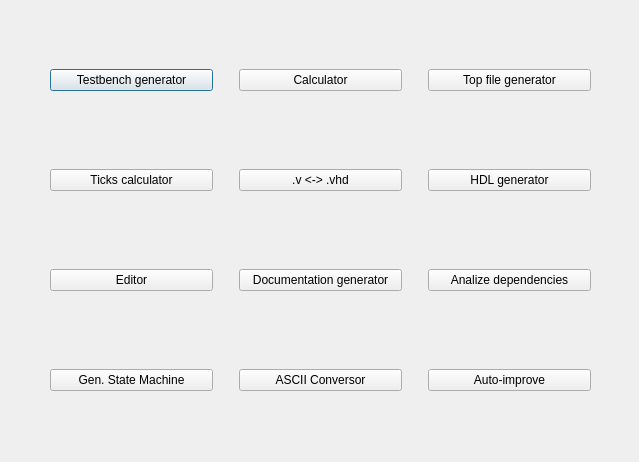
<?xml version="1.0" encoding="UTF-8"?>
<ui version="4.0">
 <class>HDLHelper</class>
 <widget class="QDialog" name="HDLHelper">
  <property name="geometry">
   <rect>
    <x>0</x>
    <y>0</y>
    <width>639</width>
    <height>462</height>
   </rect>
  </property>
  <property name="windowTitle">
   <string>Dialog</string>
  </property>
  <widget class="QWidget" name="horizontalLayoutWidget">
   <property name="geometry">
    <rect>
     <x>50</x>
     <y>40</y>
     <width>541</width>
     <height>80</height>
    </rect>
   </property>
   <layout class="QHBoxLayout" name="horizontalLayout">
    <item>
     <widget class="QPushButton" name="testbench_generator_button">
      <property name="text">
       <string>Testbench generator</string>
      </property>
     </widget>
    </item>
    <item>
     <spacer name="horizontalSpacer">
      <property name="orientation">
       <enum>Qt::Horizontal</enum>
      </property>
      <property name="sizeType">
       <enum>QSizePolicy::Fixed</enum>
      </property>
      <property name="sizeHint" stdset="0">
       <size>
        <width>20</width>
        <height>20</height>
       </size>
      </property>
     </spacer>
    </item>
    <item>
     <widget class="QPushButton" name="calculator_button">
      <property name="text">
       <string>Calculator</string>
      </property>
     </widget>
    </item>
    <item>
     <spacer name="horizontalSpacer_2">
      <property name="orientation">
       <enum>Qt::Horizontal</enum>
      </property>
      <property name="sizeType">
       <enum>QSizePolicy::Fixed</enum>
      </property>
      <property name="sizeHint" stdset="0">
       <size>
        <width>20</width>
        <height>20</height>
       </size>
      </property>
     </spacer>
    </item>
    <item>
     <widget class="QPushButton" name="top_file_generator_button">
      <property name="text">
       <string>Top file generator</string>
      </property>
     </widget>
    </item>
   </layout>
  </widget>
  <widget class="QWidget" name="horizontalLayoutWidget_2">
   <property name="geometry">
    <rect>
     <x>50</x>
     <y>140</y>
     <width>541</width>
     <height>80</height>
    </rect>
   </property>
   <layout class="QHBoxLayout" name="horizontalLayout_2">
    <item>
     <widget class="QPushButton" name="ticks_calculator_button">
      <property name="text">
       <string>Ticks calculator</string>
      </property>
     </widget>
    </item>
    <item>
     <spacer name="horizontalSpacer_3">
      <property name="orientation">
       <enum>Qt::Horizontal</enum>
      </property>
      <property name="sizeType">
       <enum>QSizePolicy::Fixed</enum>
      </property>
      <property name="sizeHint" stdset="0">
       <size>
        <width>20</width>
        <height>20</height>
       </size>
      </property>
     </spacer>
    </item>
    <item>
     <widget class="QPushButton" name="hdl_translator_button">
      <property name="text">
       <string>.v &lt;-&gt; .vhd</string>
      </property>
     </widget>
    </item>
    <item>
     <spacer name="horizontalSpacer_4">
      <property name="orientation">
       <enum>Qt::Horizontal</enum>
      </property>
      <property name="sizeType">
       <enum>QSizePolicy::Fixed</enum>
      </property>
      <property name="sizeHint" stdset="0">
       <size>
        <width>20</width>
        <height>20</height>
       </size>
      </property>
     </spacer>
    </item>
    <item>
     <widget class="QPushButton" name="hdl_generator_button">
      <property name="text">
       <string>HDL generator</string>
      </property>
     </widget>
    </item>
   </layout>
  </widget>
  <widget class="QWidget" name="horizontalLayoutWidget_3">
   <property name="geometry">
    <rect>
     <x>50</x>
     <y>240</y>
     <width>541</width>
     <height>80</height>
    </rect>
   </property>
   <layout class="QHBoxLayout" name="horizontalLayout_3">
    <item>
     <widget class="QPushButton" name="editor_button">
      <property name="text">
       <string>Editor</string>
      </property>
     </widget>
    </item>
    <item>
     <spacer name="horizontalSpacer_5">
      <property name="orientation">
       <enum>Qt::Horizontal</enum>
      </property>
      <property name="sizeType">
       <enum>QSizePolicy::Fixed</enum>
      </property>
      <property name="sizeHint" stdset="0">
       <size>
        <width>20</width>
        <height>20</height>
       </size>
      </property>
     </spacer>
    </item>
    <item>
     <widget class="QPushButton" name="documentation_generator_button">
      <property name="text">
       <string>Documentation generator</string>
      </property>
     </widget>
    </item>
    <item>
     <spacer name="horizontalSpacer_6">
      <property name="orientation">
       <enum>Qt::Horizontal</enum>
      </property>
      <property name="sizeType">
       <enum>QSizePolicy::Fixed</enum>
      </property>
      <property name="sizeHint" stdset="0">
       <size>
        <width>20</width>
        <height>20</height>
       </size>
      </property>
     </spacer>
    </item>
    <item>
     <widget class="QPushButton" name="analize_dependencies_button">
      <property name="text">
       <string>Analize dependencies</string>
      </property>
     </widget>
    </item>
   </layout>
  </widget>
  <widget class="QWidget" name="horizontalLayoutWidget_4">
   <property name="geometry">
    <rect>
     <x>50</x>
     <y>340</y>
     <width>541</width>
     <height>80</height>
    </rect>
   </property>
   <layout class="QHBoxLayout" name="horizontalLayout_4">
    <item>
     <widget class="QPushButton" name="generate_state_machine_button">
      <property name="text">
       <string>Gen. State Machine</string>
      </property>
     </widget>
    </item>
    <item>
     <spacer name="horizontalSpacer_7">
      <property name="orientation">
       <enum>Qt::Horizontal</enum>
      </property>
      <property name="sizeType">
       <enum>QSizePolicy::Fixed</enum>
      </property>
      <property name="sizeHint" stdset="0">
       <size>
        <width>20</width>
        <height>20</height>
       </size>
      </property>
     </spacer>
    </item>
    <item>
     <widget class="QPushButton" name="ascii_conversor_button">
      <property name="enabled">
       <bool>true</bool>
      </property>
      <property name="text">
       <string>ASCII Conversor</string>
      </property>
     </widget>
    </item>
    <item>
     <spacer name="horizontalSpacer_8">
      <property name="orientation">
       <enum>Qt::Horizontal</enum>
      </property>
      <property name="sizeType">
       <enum>QSizePolicy::Fixed</enum>
      </property>
      <property name="sizeHint" stdset="0">
       <size>
        <width>20</width>
        <height>20</height>
       </size>
      </property>
     </spacer>
    </item>
    <item>
     <widget class="QPushButton" name="auto_improve_button">
      <property name="enabled">
       <bool>true</bool>
      </property>
      <property name="text">
       <string>Auto-improve</string>
      </property>
     </widget>
    </item>
   </layout>
  </widget>
 </widget>
 <resources/>
 <connections/>
</ui>
